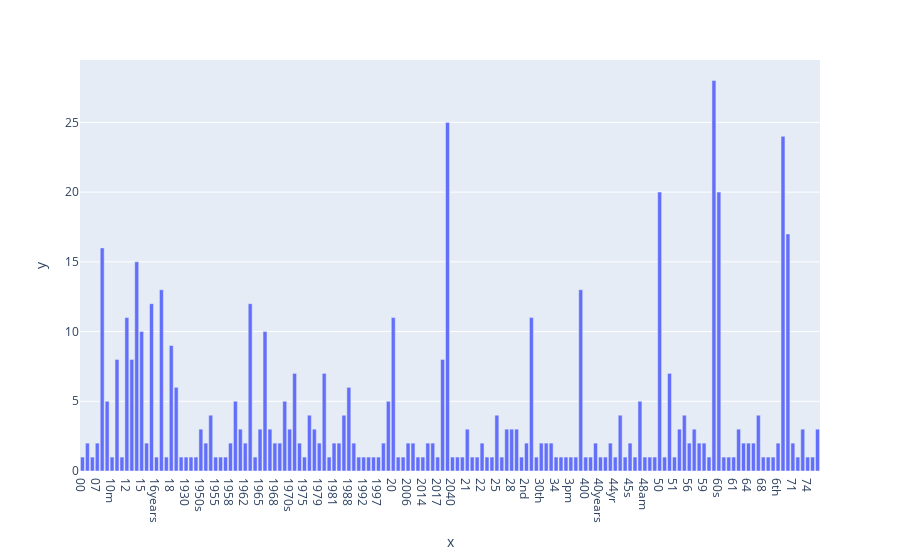

Notebook source saved alongside this figure:
### Markdown cell above
Let's see the amount of 0~150 term. (using `plotly` to make us easy to observe.)

### Code cell
import plotly.express as px

g = px.bar(x=count_vect.get_feature_names_out()[:150], 
            y=term_frequencies[:150])
g.show()

### Figure 1 — Plotly figure (JSON) as saved in the notebook; plotly's stock layout.template omitted (floating-point values rounded to 4 significant figures; data arrays with more than 128 entries replaced by an {"elided": "..."} marker saying what was removed)
{"data": [{"alignmentgroup": "True", "hovertemplate": "x=%{x}<br>y=%{y}<extra></extra>", "legendgroup": "", "marker": {"color": "#636efa", "pattern": {"shape": ""}}, "name": "", "offsetgroup": "", "orientation": "v", "showlegend": false, "textposition": "auto", "type": "bar", "x": {"elided": "150 str values"}, "xaxis": "x", "y": {"elided": "150 int values"}, "yaxis": "y"}], "layout": {"barmode": "relative", "legend": {"tracegroupgap": 0}, "margin": {"t": 60}, "xaxis": {"anchor": "y", "domain": [0, 1], "title": {"text": "x"}}, "yaxis": {"anchor": "x", "domain": [0, 1], "title": {"text": "y"}}}}
